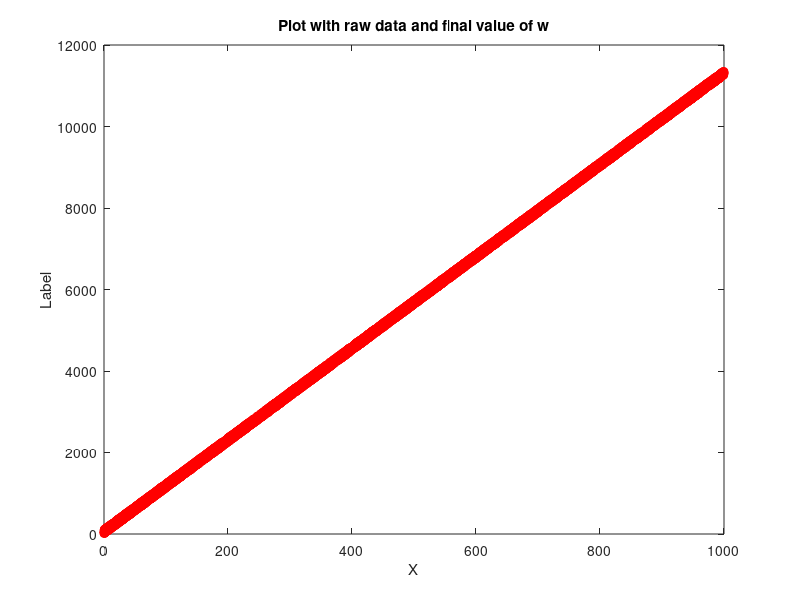

Here is the MATLAB script that generated this plot:
my_data=csvread('train.csv');
X_train=my_data(:,1);
X_train=X_train(2:end);
Y_train=my_data(:,2);
Y_train=Y_train(2:end);
one_matrix=ones(rows(X_train),1);
x_train=[one_matrix X_train];
w=randn(1,2);
temp=x_train*w';
plot(X_train,temp,'-',X_train,Y_train,'ro');
xlabel ("X");
ylabel ("Label");
title ("Plot with random value of w and raw data");
%print -dpdf "fig1.pdf";
pause(1);
w_direct=(inv(x_train'*x_train))*(x_train'*Y_train);
temp=x_train*w_direct;
plot(X_train,temp,'-',X_train,Y_train,'ro');
xlabel ("X");
ylabel ("Label");
title ("Plot with raw data and direct value of w");
%print -dpdf "fig2.pdf";
pause(1);
epochs=3;
n_train=rows(X_train);
batch_size=10;
count=0;
plot(X_train,Y_train,'ro');
hold on;
for i=1:epochs,
        for j=1:n_train,
                x_temp=[1 X_train(j)];
                y_temp=Y_train(j);
                w=w-0.000000015*((w*x_temp'-y_temp)*x_temp);
                if(mod(j,50)==0&& count<7),
                        temp=x_train*w';
                        plot(X_train,temp);
                        pause(1);
			            count=count+1;
	            elseif(mod(j,100)==0&& count<15),
    		            temp=x_train*w';
                        plot(X_train,temp);
                        pause(1);
    		            count=count+1;
                end
        end
end
xlabel ("X");
ylabel ("Label");
title ("Plot with raw data and improving value of w");
%print -dpdf "fig3.pdf";
hold off;
temp=x_train*w';
plot(X_train,temp,'-',X_train,Y_train,'ro');
xlabel ("X");
ylabel ("Label");
title ("Plot with raw data and final value of w");
%print -dpdf "fig4.pdf";
pause(2);
my_data=csvread('test.csv');
X_test=my_data(:,1);
X_test=X_test(2:end);
Y_test=my_data(:,2);
Y_test=Y_test(2:end);
one_matrix=ones(rows(X_test),1);
x_test=[one_matrix X_test];
y_pred1=x_test*w';
y_pred2=x_test*w_direct;
temp1=y_pred1-Y_test;
temp2=y_pred2-Y_test;
temp1=temp1.^2;
temp2=temp2.^2;
printf("Root Mean square error in direct value is ");
disp(sqrt(mean(temp2)));
printf("Root Mean square error in learned value is ");
disp(sqrt(mean(temp1)));